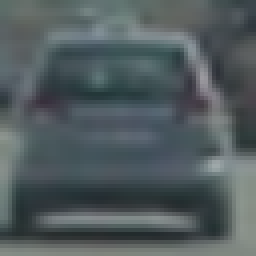
#> input picture vehicles/vehicles/GTI_Far/image0004.png, 64 x 64 px (shown 4 times larger); its folder holds only this picture in this run
$ jupyter execute --allow-errors Vehicle+Detection.ipynb   (shell and % lines are left out)
#> lines starting #> are read from the running program, lines starting #| are printed output that depends on the picture
# Self-Driving Car Engineer Nanodegree
## Project: Vehicle Detection and Tracking

[cell 1]
import matplotlib.image as mpimg
import matplotlib.pyplot as plt
import numpy as np
import cv2
import glob
import time
from sklearn.svm import LinearSVC
from sklearn.preprocessing import StandardScaler
from skimage.feature import hog
from sklearn.model_selection import train_test_split
from skimage.feature import hog

## Features extraction

Here we define functions for features extraction (HOG, binned color and color histogram features). The functions are based on code from the Udacity's lectures.

[cell 2]
def get_hog_features(img, orient, pix_per_cell, cell_per_block, vis=False, feature_vec=True):
    if vis == True: # Call with two outputs if vis==True to visualize the HOG
        features, hog_image = hog(img, orientations=orient,
                                  pixels_per_cell=(pix_per_cell, pix_per_cell),
                                  cells_per_block=(cell_per_block, cell_per_block),
                                  transform_sqrt=True,
                                  visualise=vis, feature_vector=feature_vec)
        return features, hog_image
    else:      # Otherwise call with one output
        features = hog(img, orientations=orient,
                       pixels_per_cell=(pix_per_cell, pix_per_cell),
                       cells_per_block=(cell_per_block, cell_per_block),
                       transform_sqrt=True,
                       visualise=vis, feature_vector=feature_vec)
        return features

# Define a function to compute binned color features
def bin_spatial(img, size=(16, 16)):
    return cv2.resize(img, size).ravel()

# Define a function to compute color histogram features
def color_hist(img, nbins=32):
    ch1 = np.histogram(img[:,:,0], bins=nbins, range=(0, 256))[0]#We need only the histogram, no bins edges
    ch2 = np.histogram(img[:,:,1], bins=nbins, range=(0, 256))[0]
    ch3 = np.histogram(img[:,:,2], bins=nbins, range=(0, 256))[0]
    hist = np.hstack((ch1, ch2, ch3))
    return hist

### The `extract_features` function extracl all nessesary features from images. It also augment the train dataset by horizontal image flipping.

[cell 3]
# Define a function to extract features from a list of images
def img_features(feature_image, spatial_feat, hist_feat, hog_feat, hist_bins, orient,
                        pix_per_cell, cell_per_block, hog_channel):
    file_features = []
    if spatial_feat == True:
        spatial_features = bin_spatial(feature_image, size=spatial_size)
        #print 'spat', spatial_features.shape
        file_features.append(spatial_features)
    if hist_feat == True:
         # Apply color_hist()
        hist_features = color_hist(feature_image, nbins=hist_bins)
        #print 'hist', hist_features.shape
        file_features.append(hist_features)
    if hog_feat == True:
    # Call get_hog_features() with vis=False, feature_vec=True
        if hog_channel == 'ALL':
            hog_features = []
            for channel in range(feature_image.shape[2]):
                hog_features.append(get_hog_features(feature_image[:,:,channel],
                                        orient, pix_per_cell, cell_per_block,
                                        vis=False, feature_vec=True))
                hog_features = np.ravel(hog_features)
        else:
            feature_image = cv2.cvtColor(feature_image, cv2.COLOR_LUV2RGB)
            feature_image = cv2.cvtColor(feature_image, cv2.COLOR_RGB2GRAY)
            hog_features = get_hog_features(feature_image[:,:], orient,
                            pix_per_cell, cell_per_block, vis=False, feature_vec=True)
                #print 'hog', hog_features.shape
            # Append the new feature vector to the features list
        file_features.append(hog_features)
    return file_features

def extract_features(imgs, color_space='RGB', spatial_size=(32, 32),
                        hist_bins=32, orient=9,
                        pix_per_cell=8, cell_per_block=2, hog_channel=0,
                        spatial_feat=True, hist_feat=True, hog_feat=True):
    # Create a list to append feature vectors to
    features = []
    # Iterate through the list of images
    for file_p in imgs:
        file_features = []
        image = cv2.imread(file_p) # Read in each imageone by one
        # apply color conversion if other than 'RGB'
        if color_space != 'RGB':
            if color_space == 'HSV':
                feature_image = cv2.cvtColor(image, cv2.COLOR_RGB2HSV)
            elif color_space == 'LUV':
                feature_image = cv2.cvtColor(image, cv2.COLOR_RGB2LUV)
            elif color_space == 'HLS':
                feature_image = cv2.cvtColor(image, cv2.COLOR_RGB2HLS)
            elif color_space == 'YUV':
                feature_image = cv2.cvtColor(image, cv2.COLOR_RGB2YUV)
            elif color_space == 'YCrCb':
                feature_image = cv2.cvtColor(image, cv2.COLOR_RGB2YCrCb)
        else: feature_image = np.copy(image)
        file_features = img_features(feature_image, spatial_feat, hist_feat, hog_feat, hist_bins, orient,
                        pix_per_cell, cell_per_block, hog_channel)
        features.append(np.concatenate(file_features))
        feature_image=cv2.flip(feature_image,1) # Augment the dataset with flipped images
        file_features = img_features(feature_image, spatial_feat, hist_feat, hog_feat, hist_bins, orient,
                        pix_per_cell, cell_per_block, hog_channel)
        features.append(np.concatenate(file_features))
    return features # Return list of feature vectors

## Data loading
Here we create lists of [vehicles](https://s3.amazonaws.com/udacity-sdc/Vehicle_Tracking/vehicles.zip) and [not-vehicles](https://s3.amazonaws.com/udacity-sdc/Vehicle_Tracking/non-vehicles.zip) images provided by Udacity. Corrisponding folders contain unzilled archives.

[cell 4]
car_images = glob.glob('vehicles/vehicles/**/*.png')
noncar_images = glob.glob('non-vehicles/non-vehicles/**/*.png')
print(len(car_images), len(noncar_images))

### Visualize Some of the Data

[cell 5]
fig, axs = plt.subplots(8,8, figsize=(16, 16))
fig.subplots_adjust(hspace = .2, wspace=.001)
axs = axs.ravel()

# Step through the list and search for chessboard corners
for i in np.arange(32):
    img = cv2.imread(car_images[np.random.randint(0,len(car_images))])
#> img is the input picture: shape (64, 64, 3); mean B, G, R 94.3, 91.6, 81.3
    img = cv2.cvtColor(img,cv2.COLOR_BGR2RGB)
    axs[i].axis('off')
    axs[i].set_title('car', fontsize=10)
    axs[i].imshow(img)
#> pass 2 of the loop `for i in np.arange(32):`:
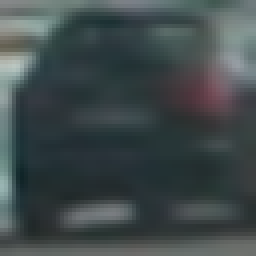
#> input picture vehicles/vehicles/GTI_Left/image0020.png, 64 x 64 px (shown 4 times larger)
#> img is the input picture: shape (64, 64, 3); mean B, G, R 75.7, 74.4, 64.3
#> (the rest of this cell did not finish here and is left out)

## Classifier

The following code chunk creates feature list for the training data. Feature list is normolized by the `StandardScaler()` method from `sklearn`. The data is splitted into thaining and testing subsets (80% and 20%).

The classifier (Linear SVM) is trained there as well.

[cell 6]
# Define parameters for feature extraction
color_space = 'LUV' # Can be RGB, HSV, LUV, HLS, YUV, YCrCb
#> color_space = 'LUV'
orient = 8  # HOG orientations
pix_per_cell = 8 # HOG pixels per cell
cell_per_block = 2 # HOG cells per block
hog_channel = 0 # Can be 0, 1, 2, or "ALL"
spatial_size = (16, 16) # Spatial binning dimensions
hist_bins = 32    # Number of histogram bins
spatial_feat = True # Spatial features on or off
hist_feat = True # Histogram features on or off
hog_feat = True # HOG features on or off

car_features = extract_features(car_images, color_space=color_space,
                        spatial_size=spatial_size, hist_bins=hist_bins,
                        orient=orient, pix_per_cell=pix_per_cell,
                        cell_per_block=cell_per_block,
                        hog_channel=hog_channel, spatial_feat=spatial_feat,
                        hist_feat=hist_feat, hog_feat=hog_feat)
#> in extract_features, `feature_image = cv2.cvtColor(image, cv2.COLOR_RGB2LUV)`: feature_image: shape (64, 64, 3); mean of channels 0, 1, 2 98.1, 98, 143.9
#> in img_features, `spatial_features = bin_spatial(feature_image, size=spatial_size)`: spatial_features = 768 values, max 171 at index 519, min 49 at index 594, mean 113.5
#> in color_hist, `ch1 = np.histogram(img[:,:,0], bins=nbins, range=(0, 256))[0]#We need ..`: ch1 = 32 values, max 632 at index 11, min 0 at index 0, mean 128
#> in color_hist, `ch2 = np.histogram(img[:,:,1], bins=nbins, range=(0, 256))[0]`: ch2 = 32 values, max 3612 at index 12, min 0 at index 0, mean 128
#> in color_hist, `ch3 = np.histogram(img[:,:,2], bins=nbins, range=(0, 256))[0]`: ch3 = 32 values, max 2062 at index 18, min 0 at index 0, mean 128
#> in color_hist, `hist = np.hstack((ch1, ch2, ch3))`: hist = 96 values, max 3612 at index 44, min 0 at index 0, mean 128
#> in img_features, `hist_features = color_hist(feature_image, nbins=hist_bins)`: hist_features has the same summary as hist in color_hist
#> in get_hog_features, `features = hog(img, orientations=orient, pixels_per_cell=(pix_per_cell..`: features = 1568 values, max 0.435 at index 947, min 0 at index 63, mean 0.121
#> in img_features, `hog_features = get_hog_features(feature_image[:,:], orient, pix_per_ce..`: hog_features has the same summary as features in get_hog_features
#> in extract_features, `file_features = img_features(feature_image, spatial_feat, hist_feat, h..`: file_features = 3 items
#> in extract_features, `feature_image=cv2.flip(feature_image,1)`: feature_image: shape (64, 64, 3); mean of channels 0, 1, 2 98.1, 98, 143.9
#> call 2 of img_features, with spatial_feat = True, hist_feat = True, hog_feat = True, hist_bins = 32, orient = 8, pix_per_cell = 8, cell_per_block = 2, hog_channel = 0
#> in img_features (call 2), `spatial_features = bin_spatial(feature_image, size=spatial_size)`: spatial_features = 768 values, max 171 at index 486, min 49 at index 588, mean 113.5
#> in img_features (call 2), `feature_image = cv2.cvtColor(feature_image, cv2.COLOR_LUV2RGB)`:
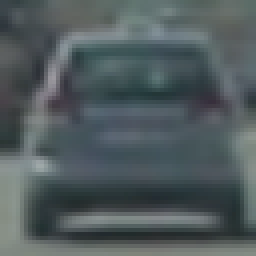
#> feature_image: shape (64, 64, 3) (shown 4 times larger); mean B, G, R 93.6, 91.3, 80.8
#> in img_features (call 2), `hog_features = get_hog_features(feature_image[:,:], orient, pix_per_ce..`: hog_features = 1568 values, max 0.486 at index 1075, min 0 at index 10, mean 0.122
#> pass 2 of the loop in extract_features, `for file_p in imgs:`:
#> spatial_features = 768 values, max 188 at index 192, min 40 at index 531, mean 106.5
#> hist_features = 96 values, max 3719 at index 44, min 0 at index 0, mean 128
#> in img_features (call 3), `feature_image = cv2.cvtColor(feature_image, cv2.COLOR_RGB2GRAY)`:
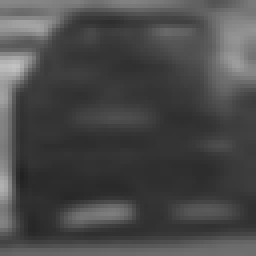
#> feature_image: shape (64, 64) (shown 4 times larger); min 34, max 194, mean 73.2
#> hog_features = 1568 values, max 0.562 at index 1179, min 0 at index 1, mean 0.122
#> spatial_features = 768 values, max 188 at index 237, min 40 at index 570, mean 106.5
#> in img_features (call 4), `feature_image = cv2.cvtColor(feature_image, cv2.COLOR_RGB2GRAY)`:
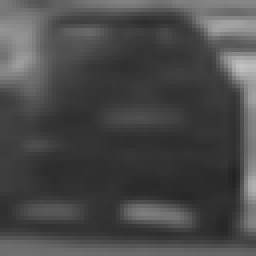
#> feature_image: shape (64, 64) (shown 4 times larger); min 34, max 194, mean 73.2
#> hog_features = 1568 values, max 0.558 at index 1300, min 0 at index 2, mean 0.121
#> car_features = 4 items
print ('Car samples: ', len(car_features))
#| Car samples:  4
notcar_features = extract_features(noncar_images, color_space=color_space,
                        spatial_size=spatial_size, hist_bins=hist_bins,
                        orient=orient, pix_per_cell=pix_per_cell,
                        cell_per_block=cell_per_block,
                        hog_channel=hog_channel, spatial_feat=spatial_feat,
                        hist_feat=hist_feat, hog_feat=hog_feat)
#> notcar_features = []
print ('Notcar samples: ', len(notcar_features))
#| Notcar samples:  0
#> (the rest of this cell did not finish here and is left out)
